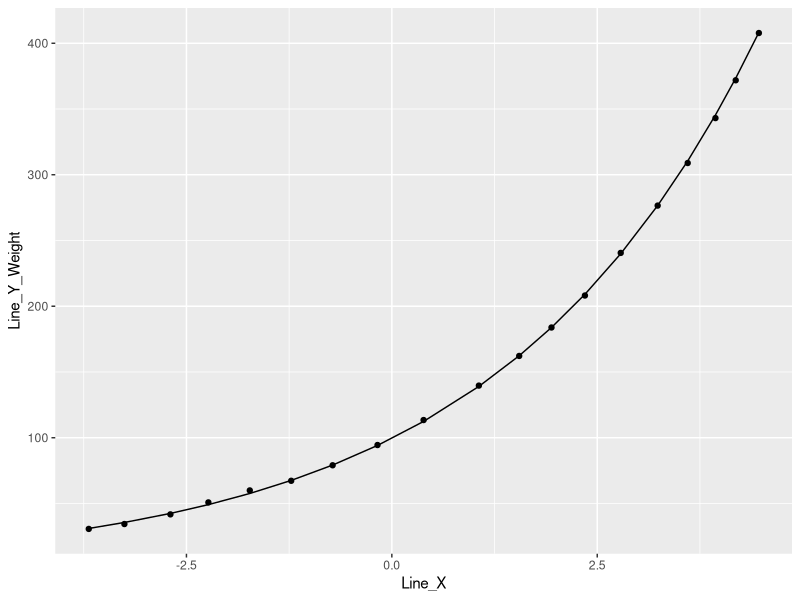

Source code (R):
library(tidyverse)
#data from Fig3a Fukunaga et al. 2020
data <- read.csv("wpd_datasets.csv")

#convert their y values of abundance to a grams value to be relevant to my gm2 units
#source: https://www.researchgate.net/publication/275273995_Estimating_Catch_Weight_of_Reef_Fish_Species_Using_Estimation_and_Intercept_Data_from_the_Hawaii_Marine_Recreational_Fishing_Survey
#three families" acanthuridae, kyphosidae, scaridae - surgeonfish, chubs, parrotfish
#took annual avg weight (table 1) and divided it by annual avg # harvested (table 4)
#surgeons: 0.5652
#chubs: 1.506
#parrots: 4.7057
#overall average: 2.259
#multiply y values by this

data$Line_Y_Weight <- data$Line_Y * 2.259

fit<-lm(log(Line_Y_Weight)~Line_X, data=data)
summary(fit)

f1 <- function (X) {
  exp(4.599854) * exp(0.316063*X)
}

Pred_Y <- f1(data$Line_X)
data <- cbind(data, Pred_Y)

ggplot() + 
  geom_point(data=data, aes(x=Line_X, y=Line_Y_Weight)) +
  geom_line(data = data, aes(x=Line_X, y=Pred_Y))
